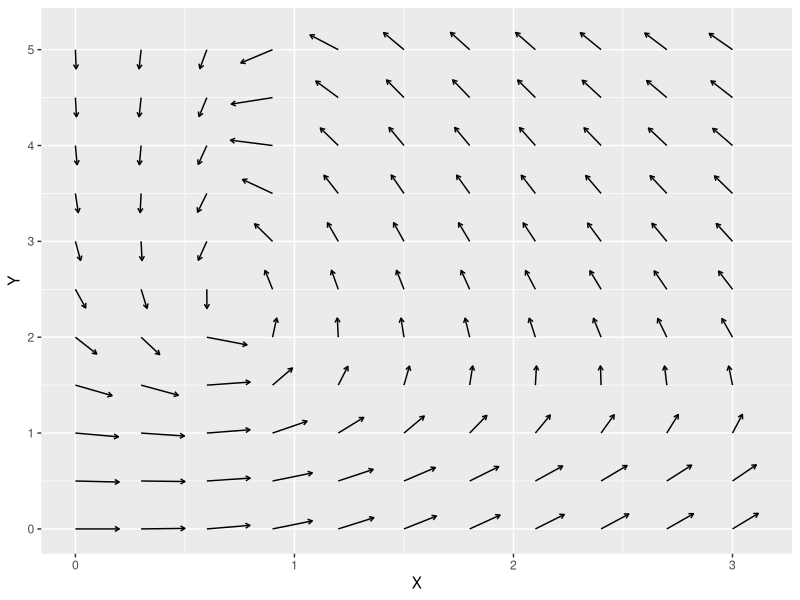
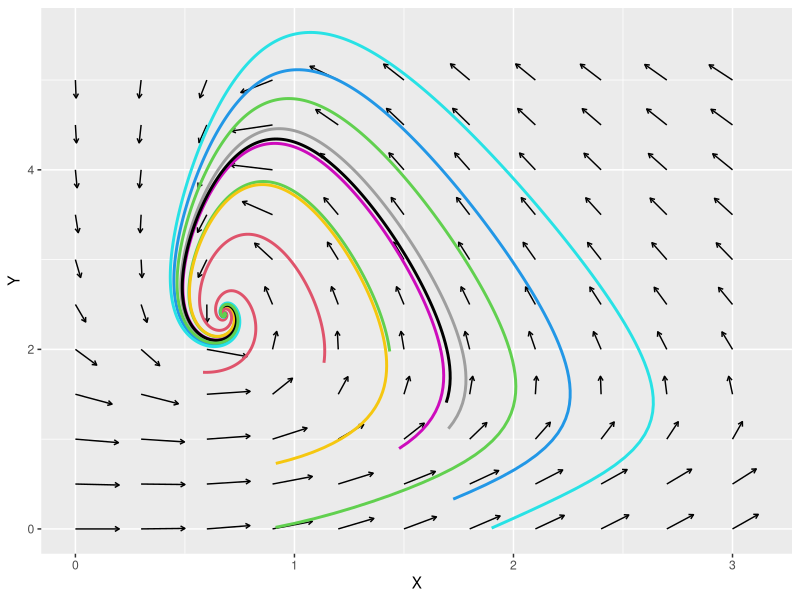
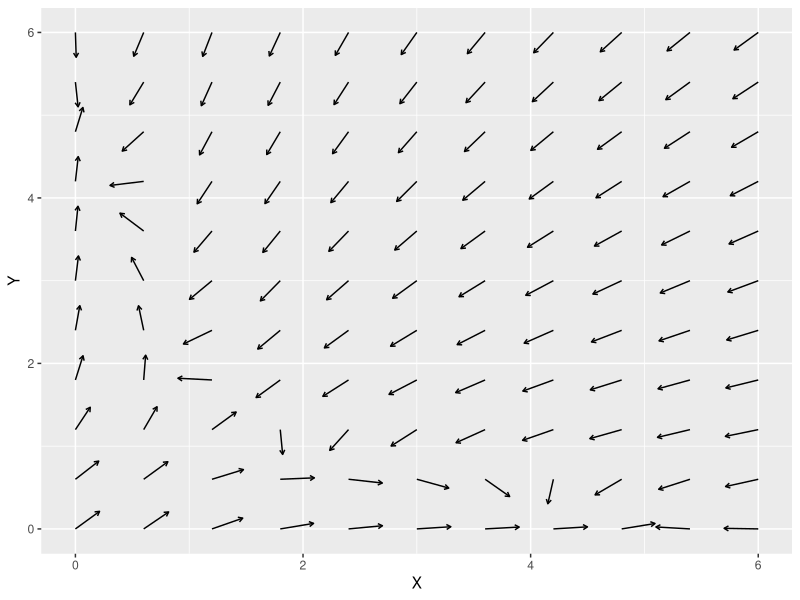
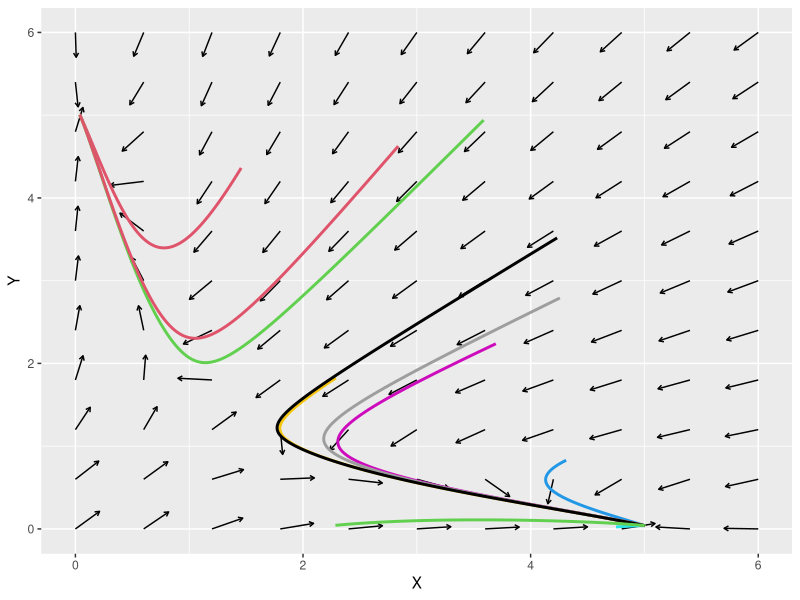
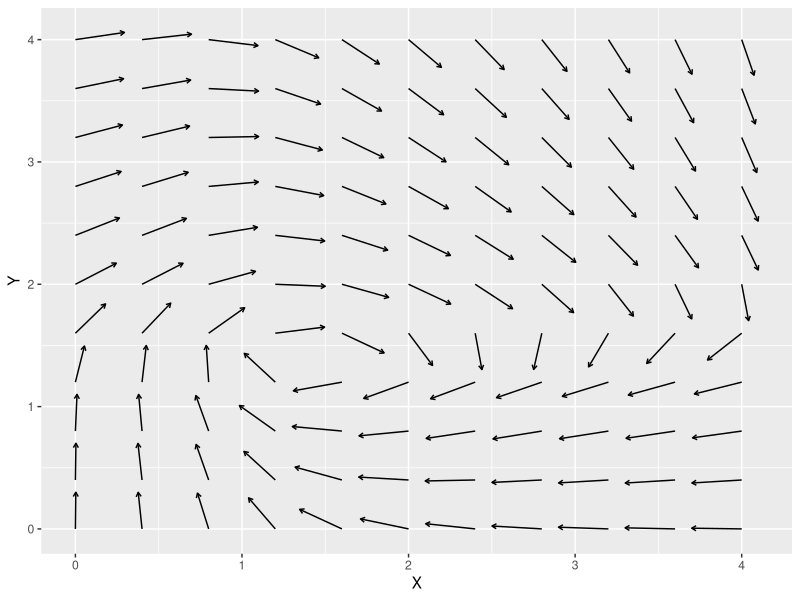
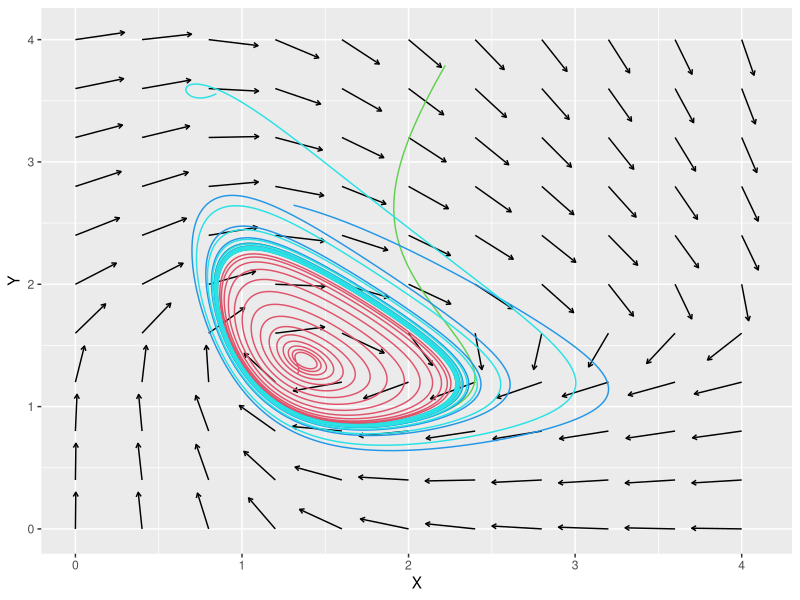
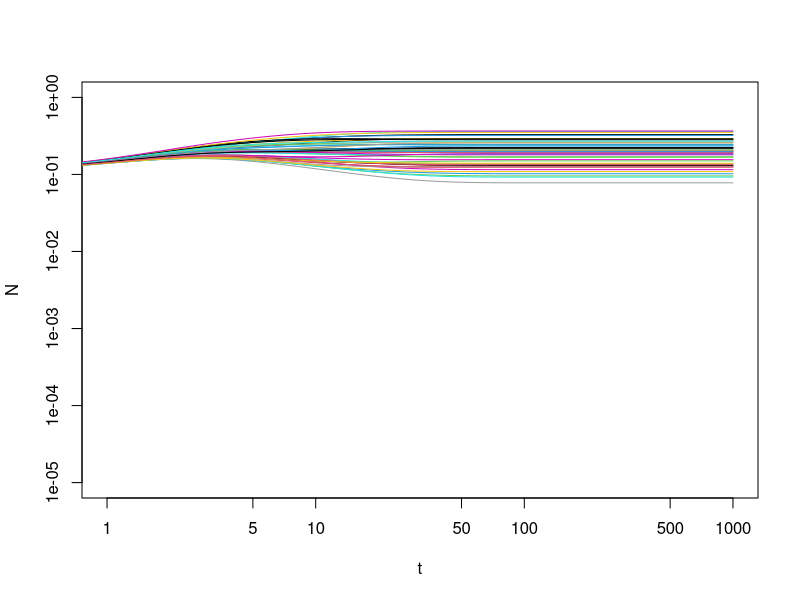
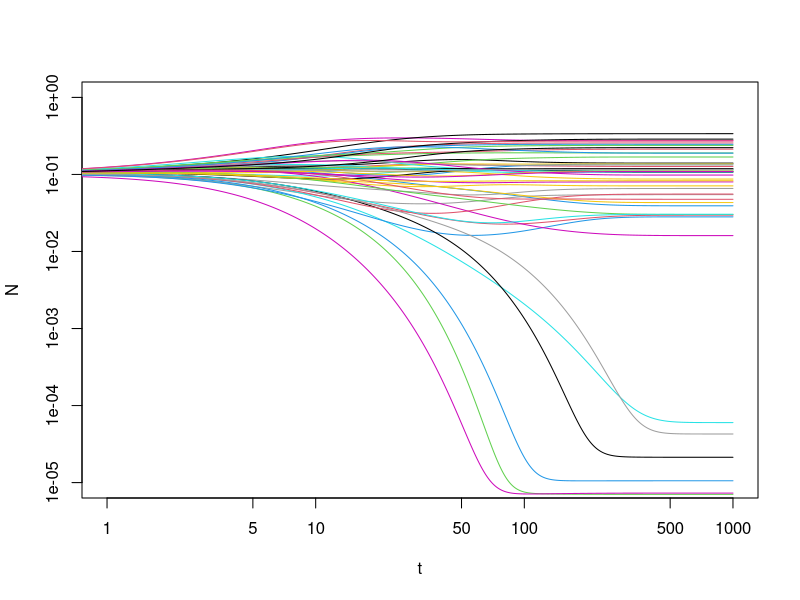

These charts were generated, in order, by the following R code:
## ---- chunk 1
knitr::opts_chunk$set(echo = TRUE)
## ---- chunk 2
# 4th order Runge-Kutta (RK4) for a generic multi-variable system
RK4_generic <- function(derivs, X0, t.total, dt, ...){
  # derivs: the function of the derivatives 
  # X0: initial condition, a vector of multiple variables
  # t.total: total simulation time, assuming t starts from 0 at the beginning
  # dt: time step size 
  t_all = seq(0, t.total, by=dt)
  n_all = length(t_all)
  nx = length(X0)
  X_all = matrix(0, nrow = n_all, ncol = nx)
  X_all[1,] =  X0
  for (i in 1:(n_all-1)) {
    t_0= t_all[i]
    t_0.5 = t_0 + 0.5*dt
    t_1 = t_0 + dt
    k1 = dt * derivs(t_0,X_all[i,],...)
    k2 = dt * derivs(t_0.5,X_all[i,] + k1/2,...)
    k3 = dt * derivs(t_0.5,X_all[i,] + k2/2,...)
    k4 = dt * derivs(t_1,X_all[i,] + k3,...)
    X_all[i+1,] = X_all[i,] + (k1+2*k2+2*k3+k4)/6
  }
  return(cbind(t_all, X_all))   # the output is a matrix of t & X(t) for all time steps
}
## ---- chunk 3
derivs_neg <- function(t, Xs, g, h) { 
  x = Xs[1]
  y = Xs[2]
  dxdt = g/(1+ y**3) - x
  dydt = h*x**3/(1+x**3) - y
  return(c(dxdt, dydt))
}
## ---- chunk 4
library(ggplot2)
g = 10; h = 10

X_all = seq(0, 3, by= 0.3)   # all X grids
Y_all = seq(0, 5, by= 0.5)   # all Y grids
XY_all = expand.grid(X_all, Y_all)   # all combinations of X and Y
results_unit = t(apply(XY_all, MARGIN=1, function(Xs) {
  v = derivs_neg(0, Xs, g = g, h = h )
  v_norm = v / sqrt(v[1]**2 + v[2]**2)
  return(c(Xs, v_norm))})) # generate all vector field data
colnames(results_unit) = c("X", "Y", "dX", "dY")

p1 = ggplot(data=as.data.frame(results_unit), aes(x=X, y=Y)) + 
  geom_segment(aes(xend=X+0.2*dX, yend=Y+0.2*dY), arrow = arrow(length = unit(0.05,"in")))
print(p1)
## ---- chunk 5
set.seed(77) 
X_init_all = array(runif(20, 0, 2), dim = c(10,2)) # generate 10 random initial conditions

t.total = 100
dt  = 0.01
for(i in seq_len(nrow(X_init_all))){
  results = RK4_generic(derivs = derivs_neg, X0 = X_init_all[i,], t.total = t.total, dt = dt,
                        g = g, h = h)
  colnames(results) = c("t", "X", "Y")
  p1 = p1 + geom_path(data = as.data.frame(results), aes(x=X, y=Y), colour = i+1, size=1) 
}
print(p1)
## ---- chunk 6
plot_phase_plane <- function(func, xrange, yrange, ngrids = 11, vscale = 1, 
                             rseed = 1, nsim = 5, xrange_init, yrange_init,
                            dt = 0.01, t.total = 100, linewidth = 1, ...)
{
  require(ggplot2)
  # func: derivative function
  # xrange: c(xmin, xmax) for the range of x-axis in the phase plane
  # yrange: c(ymin, ymax) for the range of y-axis in the phase plane
  # ngrids: number of grid points along x or y
  # vscale: scaling factor for vector field
  # rseed: seed of RNG
  # nsim: number of simulation trajectories
  # xrange_init: c(xmin, xmax) for the range of x of the initial conditions 
  # yrange_init: c(ymin, ymax) for the range of y of the initial conditions 
  # dt: time step size
  # t.total: total simulation time
  # linewidth: line width for trajectories
  
  # plot vector field in the phase plane
  dx = (xrange[2] - xrange[1])/(ngrids-1)
  dy = (yrange[2] - yrange[1])/(ngrids-1)
  X_all = seq(xrange[1], xrange[2], by= dx)   # all X grids
  Y_all = seq(yrange[1], yrange[2], by= dy)   # all Y grids
  XY_all = expand.grid(X_all, Y_all)   # all combinations of X and Y
  results_unit = t(apply(XY_all, MARGIN=1, function(Xs) {
    v = func(0, Xs, ...)
    v_norm = v / sqrt(v[1]**2 + v[2]**2)
    return(c(Xs, v_norm))})) # generate all vector field data
  colnames(results_unit) = c("X", "Y", "dX", "dY")
  
  p1 = ggplot(data=as.data.frame(results_unit), aes(x=X, y=Y)) + 
    geom_segment(aes(xend=X+vscale*dX, yend=Y+vscale*dY), 
                 arrow = arrow(length = unit(0.05,"in")))
  print(p1)
  
  # simulate nsim time trajectories and plot them in the phase plane. 
  set.seed(77) 
  xinit = runif(nsim, xrange_init[1], xrange_init[2])
  yinit = runif(nsim, yrange_init[1], yrange_init[2])
  X_init_all = cbind(xinit, yinit)
  
  for(i in seq_len(nrow(X_init_all))){
    results = RK4_generic(derivs = func, X0 = X_init_all[i,], t.total = t.total, dt = dt, ...)
    colnames(results) = c("t", "X", "Y")
    p1 = p1 + geom_path(data = as.data.frame(results), aes(x=X, y=Y), 
                        colour = i+1, size=linewidth) 
  }
  print(p1)
}
## ---- chunk 7
derivs_ts <- function(t, Xs, g, h) { 
  x = Xs[1]
  y = Xs[2]
  dxdt = g/(1 + y**3) - x
  dydt = h/(1 + x**3) - y
  return(c(dxdt, dydt))
}
## ---- chunk 8
plot_phase_plane(func = derivs_ts, xrange = c(0, 6), yrange = c(0, 6), ngrids = 11, 
                 vscale = 0.3, rseed = 77, nsim = 10, xrange_init = c(0, 5), 
                 yrange_init = c(0, 5), dt = 0.01, t.total = 100, linewidth = 1, g = 5, h = 5)
## ---- chunk 9
# Derivative function of the 3-variable repressilator system
derivs_rep <- function(t, Xs, g) { 
  x = Xs[1]
  y = Xs[2]
  z = Xs[3]
  dxdt = g[1]/(1+z**3) - x
  dydt = g[2]/(1+x**3) - y
  dzdt = g[3]/(1+y**3) - z
  return(c(dxdt, dydt, dzdt))
}
## ---- chunk 10
# Derivative function of X & Y == assuming that dZ/dt = 0
derivs_rep_xy <- function(t, Xs, g) { 
  x = Xs[1]
  y = Xs[2]
  z = g[3]/(1+y**3)
  
  dxdt = g[1]/(1+z**3) - x
  dydt = g[2]/(1+x**3) - y
  return(c(dxdt, dydt))
}
## ---- chunk 11
library(ggplot2)
g = c(5,5,5)

X_all = seq(0, 4, by= 0.4)   # all X grids
Y_all = seq(0, 4, by= 0.4)   # all Y grids
XY_all = expand.grid(X_all, Y_all)   # all combinations of X and Y
results_unit = t(apply(XY_all, MARGIN=1, function(Xs) {
  v = derivs_rep_xy(0, Xs, g = g)
  v_norm = v / sqrt(v[1]**2 + v[2]**2)
  return(c(Xs, v_norm))})) # generate all vector field data
colnames(results_unit) = c("X", "Y", "dX", "dY")

p1 = ggplot(data=as.data.frame(results_unit), aes(x=X, y=Y)) + 
  geom_segment(aes(xend=X+0.3*dX, yend=Y+0.3* dY), arrow = arrow(length = unit(0.05,"in")))
print(p1)
## ---- chunk 12
set.seed(71) 
X_init_all = array(runif(12, 0, 4), dim = c(4,3)) # generate 4 random initial conditions

t.total = 50
dt  = 0.01
for(i in seq_len(nrow(X_init_all))){
  results = RK4_generic(derivs = derivs_rep, X0 = X_init_all[i,], t.total = t.total, dt = dt,
                        g = g)
  colnames(results) = c("t", "X", "Y", "Z")
  p1 = p1 + geom_path(data = as.data.frame(results), aes(x=X, y=Y), colour = i+1, size=0.5) 
}
print(p1)
## ---- chunk 13
derivs_many <- function(t, Xs, A, D){
  inter =  A %*% Xs
  dxdt = Xs - Xs * inter + D
  return(dxdt)
}

sim <- function(func, S, a, D, t.total = 100){
  A = matrix(runif(S*S, 0, 2*a), nrow = S)
  for(i in seq_len(S)){
    A[i,i] = 1
  }
  
  X0 = rep(0.1, times = S)
  results = RK4_generic(derivs = derivs_many, X0 = X0, t.total = t.total, 
                        dt = 0.01, A = A, D = D)
  plot(NULL, xlab="t", ylab="N", xlim=c(1,t.total), ylim=c(10e-6,1), log = "xy") 
  for(i in seq_len(S)){
    lines(results[,1], results[,i+1], col = i)
  }
}
## ---- chunk 14
set.seed(3)
S = 50; D = 1e-6

sim(func = derivs_many, S = S, a = 0.08, D = D, t.total = 1000)
## ---- chunk 15
sim(func = derivs_many, S = S, a = 0.16, D = D, t.total = 1000)
## ---- chunk 16
sim(func = derivs_many, S = S, a = 0.64, D = D, t.total = 1000)
